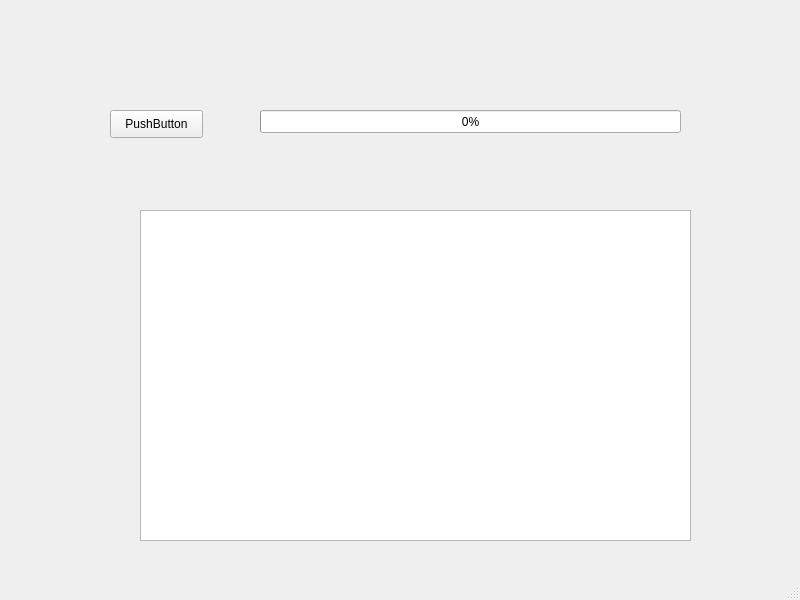
<?xml version="1.0" encoding="UTF-8"?>
<ui version="4.0">
 <class>MainWindow</class>
 <widget class="QMainWindow" name="MainWindow">
  <property name="geometry">
   <rect>
    <x>0</x>
    <y>0</y>
    <width>800</width>
    <height>600</height>
   </rect>
  </property>
  <property name="windowTitle">
   <string>MainWindow</string>
  </property>
  <widget class="QWidget" name="centralwidget">
   <widget class="QPushButton" name="pushButton">
    <property name="geometry">
     <rect>
      <x>110</x>
      <y>110</y>
      <width>93</width>
      <height>28</height>
     </rect>
    </property>
    <property name="text">
     <string>PushButton</string>
    </property>
   </widget>
   <widget class="QListWidget" name="listWidget">
    <property name="geometry">
     <rect>
      <x>140</x>
      <y>210</y>
      <width>551</width>
      <height>331</height>
     </rect>
    </property>
   </widget>
   <widget class="QProgressBar" name="progressBar">
    <property name="geometry">
     <rect>
      <x>260</x>
      <y>110</y>
      <width>421</width>
      <height>23</height>
     </rect>
    </property>
    <property name="maximum">
     <number>4000</number>
    </property>
    <property name="value">
     <number>0</number>
    </property>
   </widget>
  </widget>
  <widget class="QStatusBar" name="statusbar"/>
 </widget>
 <resources/>
 <connections>
  <connection>
   <sender>pushButton</sender>
   <signal>clicked()</signal>
   <receiver>MainWindow</receiver>
   <slot>slot1()</slot>
   <hints>
    <hint type="sourcelabel">
     <x>185</x>
     <y>123</y>
    </hint>
    <hint type="destinationlabel">
     <x>153</x>
     <y>57</y>
    </hint>
   </hints>
  </connection>
 </connections>
 <slots>
  <slot>slot1()</slot>
 </slots>
</ui>
